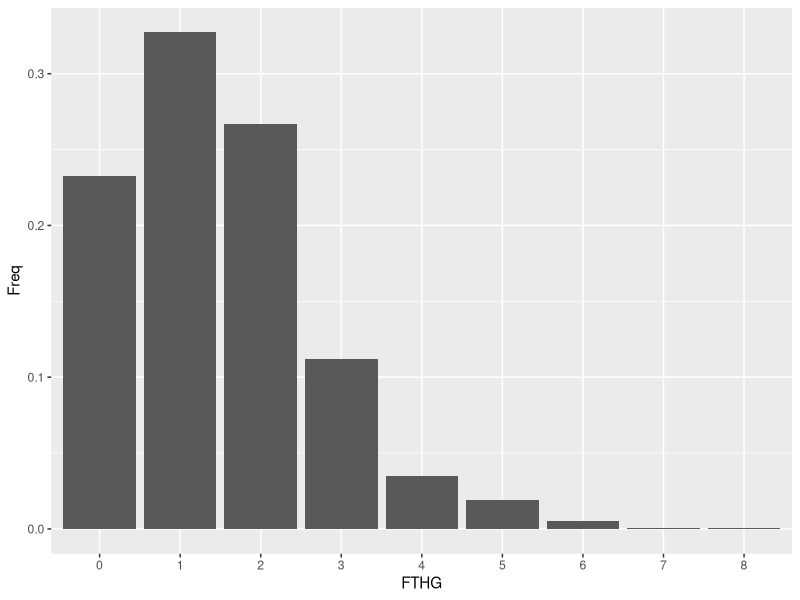
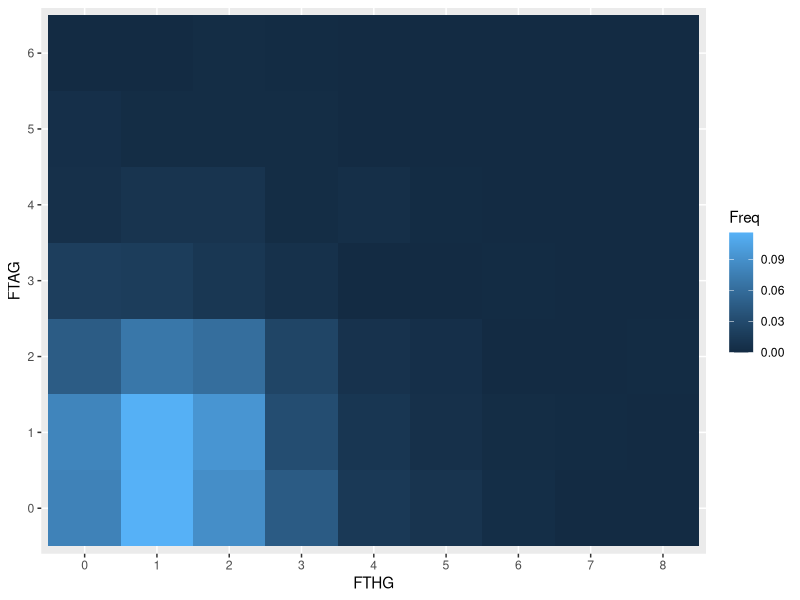
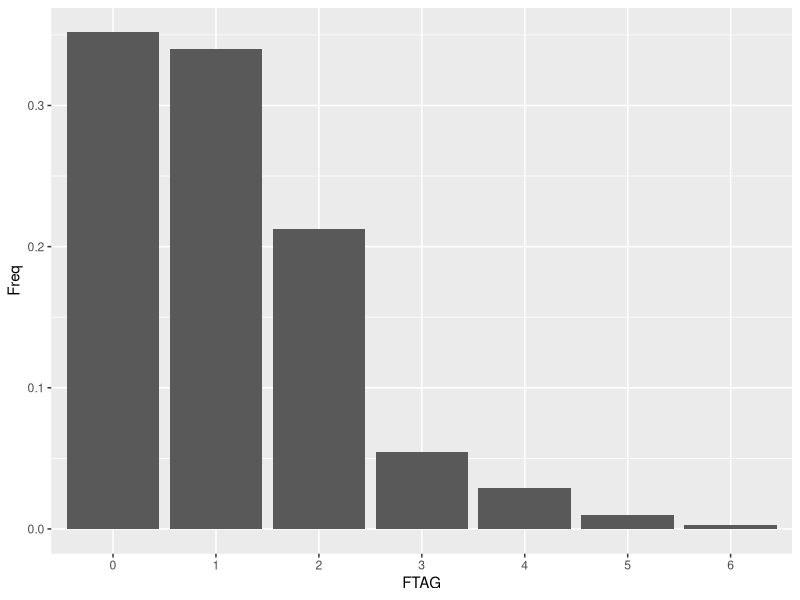

Recreate these plots in R, in order.
library(dplyr)
library(ggplot2)

data <- read.csv("resultado.csv")

goles <- select(data, FTHG, FTAG)
goles_tabla <- table(goles)

goles_casa <- margin.table(goles_tabla,1)
goles_visita <- margin.table(goles_tabla,2)

prob.casa <- prop.table(goles_casa)
prob.visita <- prop.table(goles_visita)
prob.conjunta <- prop.table(goles_tabla)

prob.casa.df <- as.data.frame(prob.casa)
prob.visita.df <- as.data.frame(prob.visita)
prob.conjunta.df <- as.data.frame(prob.conjunta)

casa <- ggplot(prob.casa.df, aes( x = FTHG, y = Freq))+geom_col()

visita <- ggplot(prob.visita.df, aes( x = FTAG, y = Freq))+geom_col()

conjun <- ggplot(prob.conjunta.df, aes( x = FTHG, y = FTAG, fill = Freq))+geom_tile()
